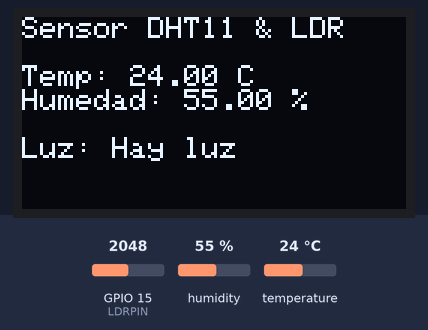
A sketch run on a simulated ESP32. Parts: 128×64 one-colour display. Inputs (shaded band) come from the test bench; at power-on: GPIO 15 (LDRPIN) = 2048, humidity 55 %, temperature 24 °C. What the sketch prints to the serial monitor is not drawn.

Above: at 3.2 s.
3.3 s: GPIO 15 (LDRPIN) set to 731
6.0 s: GPIO 15 (LDRPIN) set to 637
At 6.6 s:
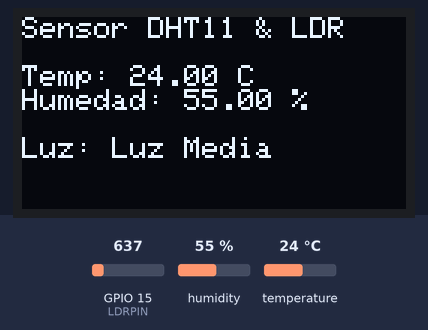
8.7 s: humidity set to 22 %
At 10.9 s:
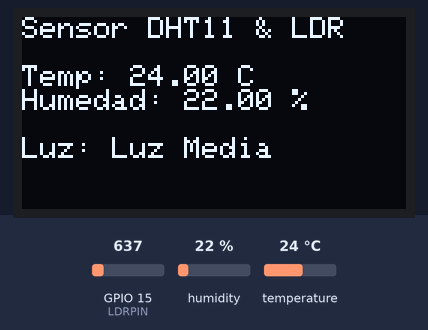
11.8 s: GPIO 15 (LDRPIN) set to 314
14.5 s: GPIO 15 (LDRPIN) set to 284
At 17.3 s:
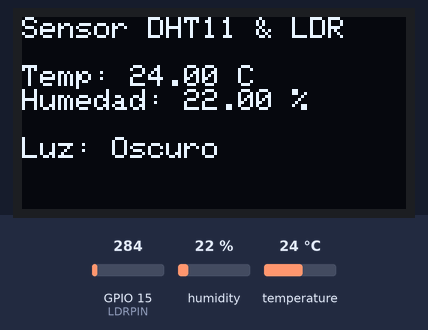
17.9 s: temperature set to 12 °C
At 19.5 s:
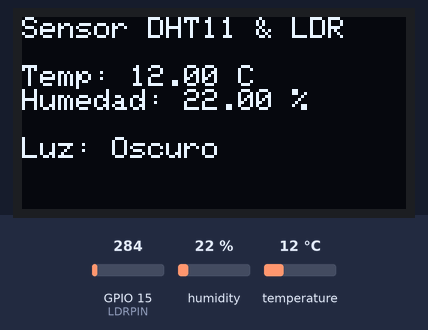
Timing chart, 0 to 21.0 s (numbered marks = the images above; inputs shaded):
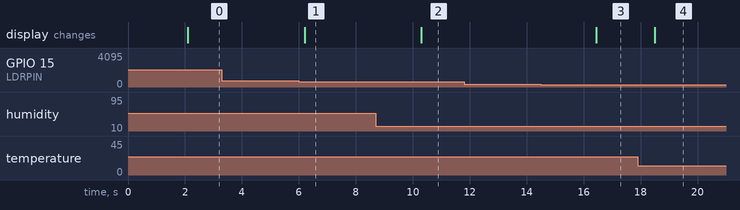

The sketch:

codigo_arduino.ino
```cpp
#include <Adafruit_SSD1306.h>
#include <Adafruit_GFX.h>
#include <Wire.h>
#include <DHT.h>

// Configuración del DHT11
#define DHTPIN 32       // Pin donde está conectado el DHT11
#define DHTTYPE DHT11  // Tipo de sensor
DHT dht(DHTPIN, DHTTYPE);

// Configuración de la pantalla OLED
#define SCREEN_WIDTH 128 // Ancho de la pantalla OLED
#define SCREEN_HEIGHT 64 // Altura de la pantalla OLED
#define OLED_RESET -1    // Pin de reset (usado en algunas pantallas, -1 si no se usa)
Adafruit_SSD1306 display(SCREEN_WIDTH, SCREEN_HEIGHT, &Wire, OLED_RESET);

// Configuración del LDR
#define LDRPIN 15 // Pin analógico donde está conectado el LDR
int ldrValue;
const int darkThreshold = 300;    // Umbral para "oscuro"
const int mediumLightThreshold = 700; // Umbral para "luminosidad media"

void setup() {
  // Inicialización de la pantalla
  if (!display.begin(SSD1306_SWITCHCAPVCC, 0x3C)) {
    Serial.println(F("No se pudo encontrar una pantalla OLED!"));
    //hile (true); // Detener el programa si no encuentra la pantalla
    for(;;);
  }

  display.clearDisplay();
  display.setTextSize(1);
  display.setTextColor(SSD1306_WHITE);
  display.setCursor(0, 0);
  display.println("Inicializando...");
  display.display();
  delay(2000);

  // Inicialización del sensor DHT11
  dht.begin();

  // Inicialización del monitor serial
  Serial.begin(115200);
}

void loop() {
  // Leer temperatura y humedad del DHT11
  float temperature = dht.readTemperature();
  float humidity = dht.readHumidity();

  // Leer luminosidad del LDR
  ldrValue = analogRead(LDRPIN);

  // Verificar si las lecturas son válidas
  if (isnan(temperature) || isnan(humidity)) {
    Serial.println(F("Error al leer del sensor DHT!"));
    display.clearDisplay();
    display.setCursor(0, 0);
    display.println("Error leyendo");
    display.println("sensor DHT");
    display.display();
    delay(2000);
    return;
  }

  // Determinar el estado de luminosidad
  String lightStatus;
  if (ldrValue < darkThreshold) {
    lightStatus = "Oscuro";
  } else if (ldrValue < mediumLightThreshold) {
    lightStatus = "Luz Media";
  } else {
    lightStatus = "Hay luz";
  }

  // Mostrar valores en el monitor serial
  Serial.print("Temperatura: ");
  Serial.print(temperature);
  Serial.println(" °C");
  Serial.print("Humedad: ");
  Serial.print(humidity);
  Serial.println(" %");
  Serial.print("Luminosidad: ");
  Serial.print(ldrValue);
  Serial.print(" - ");
  Serial.println(lightStatus);

  // Mostrar valores en la pantalla OLED
  display.clearDisplay();
  display.setCursor(0, 0);
  display.println("Sensor DHT11 & LDR");
  display.println("");
  display.print("Temp: ");
  display.print(temperature);
  display.println(" C");
  display.print("Humedad: ");
  display.print(humidity);
  display.println(" %");
  display.println("");
  display.print("Luz: ");
  display.print(lightStatus);
  display.display();

  delay(2000); // Actualizar cada 2 segundos
}
```

Measured:
- the behaviour switches between 700 and 699 on GPIO 15 (LDRPIN) (found by bisection; images 0 and 1)
- the behaviour switches between 300 and 299 on GPIO 15 (LDRPIN) (found by bisection; images 2 and 3)
- after the input at 3.3 s, every drawn part: stays the same
- after the input at 6.0 s, the display: changes after 0.20 s (image 1)
- after the input at 8.7 s, the display: changes after 1.6 s (image 2)
- after the input at 11.8 s, every drawn part: stays the same
- after the input at 14.5 s, the display: changes after 2.0 s (image 3)
- after the input at 17.9 s, the display: changes after 0.60 s (image 4)
